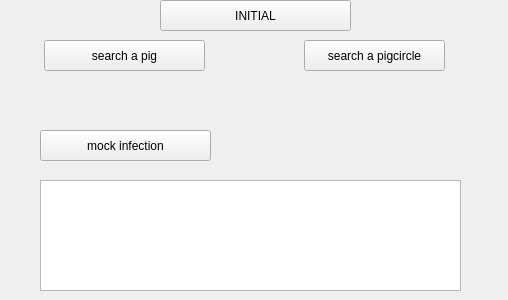
<?xml version="1.0" encoding="UTF-8"?>
<ui version="4.0">
 <class>Widget</class>
 <widget class="QWidget" name="Widget">
  <property name="enabled">
   <bool>true</bool>
  </property>
  <property name="geometry">
   <rect>
    <x>0</x>
    <y>0</y>
    <width>508</width>
    <height>300</height>
   </rect>
  </property>
  <property name="minimumSize">
   <size>
    <width>0</width>
    <height>0</height>
   </size>
  </property>
  <property name="maximumSize">
   <size>
    <width>100000</width>
    <height>100000</height>
   </size>
  </property>
  <property name="windowTitle">
   <string>Widget</string>
  </property>
  <widget class="QTextBrowser" name="textBrowser">
   <property name="geometry">
    <rect>
     <x>40</x>
     <y>180</y>
     <width>421</width>
     <height>111</height>
    </rect>
   </property>
  </widget>
  <widget class="QPushButton" name="b1">
   <property name="geometry">
    <rect>
     <x>160</x>
     <y>0</y>
     <width>191</width>
     <height>31</height>
    </rect>
   </property>
   <property name="text">
    <string>INITIAL</string>
   </property>
  </widget>
  <widget class="QPushButton" name="pushButton">
   <property name="geometry">
    <rect>
     <x>40</x>
     <y>130</y>
     <width>171</width>
     <height>31</height>
    </rect>
   </property>
   <property name="text">
    <string>mock infection</string>
   </property>
  </widget>
  <widget class="QPushButton" name="pushButton_2">
   <property name="geometry">
    <rect>
     <x>44</x>
     <y>40</y>
     <width>161</width>
     <height>31</height>
    </rect>
   </property>
   <property name="text">
    <string>search a pig</string>
   </property>
  </widget>
  <widget class="QPushButton" name="pushButton_3">
   <property name="geometry">
    <rect>
     <x>304</x>
     <y>40</y>
     <width>141</width>
     <height>31</height>
    </rect>
   </property>
   <property name="text">
    <string>search a pigcircle</string>
   </property>
  </widget>
 </widget>
 <layoutdefault spacing="6" margin="11"/>
 <resources/>
 <connections/>
</ui>
